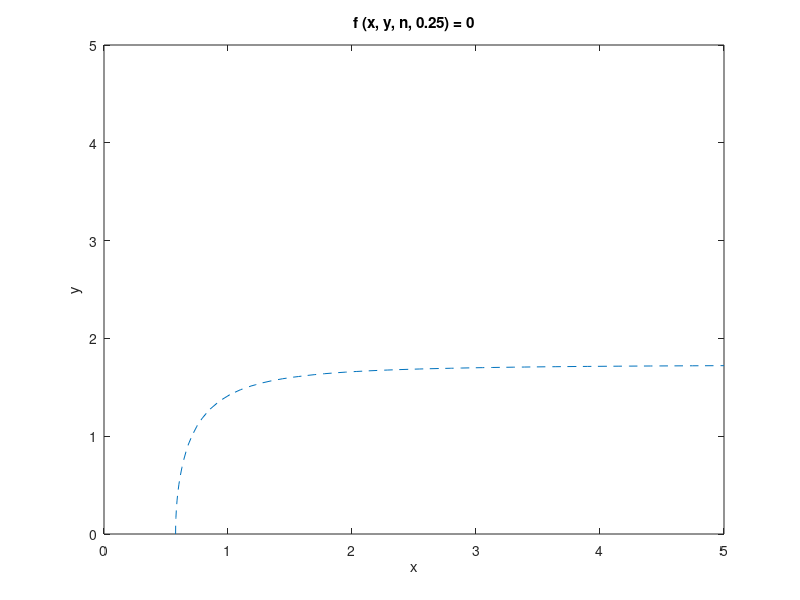

This figure's MATLAB source: (Note: this script raises an error after producing the figure.)
clf
% q1
% f = @(x,y,n,k) (x.^n + y.^n)./ (1+ y.^n + x.^n) - k;

% q2
% f = @(x,y,n,k) (x.^n*y.^n)./ (1+ y.^n*x.^n) - k;

% q3
% f = @(x,y,n,k) (x.^n)./ (1+ y.^n + x.^n) - k;

% q4
f = @(x,y,n,k) (x.^n)./ (1+ x.^n.*y.^n + x.^n) - k;

n = 2;
h = ezplot(@(x,y)f(x,y,n,0.25), [0 5 0 5]);
set(h,'LineStyle','--', 'LineColor', 'k');
hold on
h = ezplot(@(x,y)f(x,y,n,0.75), [0 5 0 5]);
set(h,'LineStyle','--', 'LineColor', 'k');
h = ezplot(@(x,y)f(x,y,n,0.50), [0 5 0 5]);

% n = 4;
% h = ezplot(@(x,y)f(x,y,n,0.25), [0 5 0 5]);
% set(h,'LineStyle','--', 'LineColor', 'k', 'LineWidth', 2);
% hold on
% h = ezplot(@(x,y)f(x,y,n,0.75), [0 5 0 5]);
% set(h,'LineStyle','--', 'LineColor', 'k', 'LineWidth', 2);
% h = ezplot(@(x,y)f(x,y,n,0.50), [0 5 0 5]);
% set(h,'LineWidth', 2);
